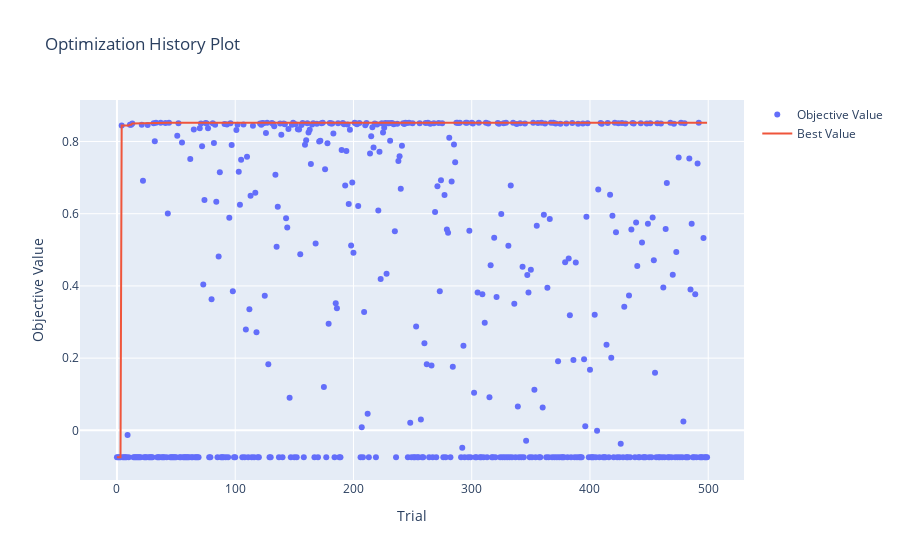

Source (notebook cell):
### Code cell
optuna.visualization.plot_optimization_history(study_en)

### Figure 1 — Plotly figure (JSON) as saved in the notebook; plotly's stock layout.template omitted (floating-point values rounded to 4 significant figures; data arrays with more than 128 entries replaced by an {"elided": "..."} marker saying what was removed)
{"data": [{"mode": "markers", "name": "Objective Value", "type": "scatter", "x": {"elided": "500 int values"}, "y": {"elided": "500 float values"}}, {"name": "Best Value", "type": "scatter", "x": {"elided": "500 int values"}, "y": {"elided": "500 float values"}}], "layout": {"title": {"text": "Optimization History Plot"}, "xaxis": {"title": {"text": "Trial"}}, "yaxis": {"title": {"text": "Objective Value"}}}}
